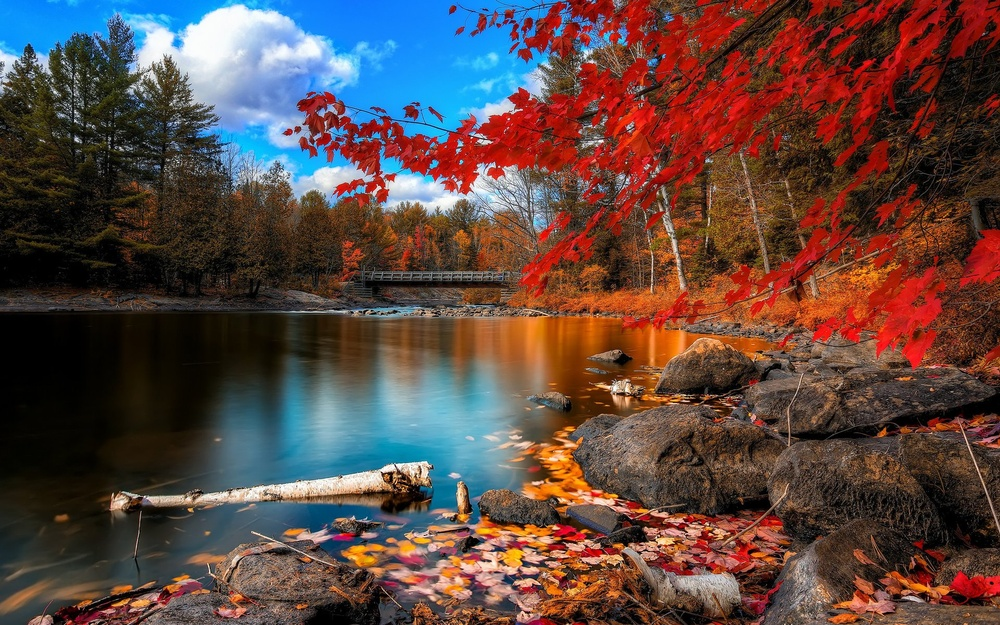
#> input picture lab6/source/pic_1.jpg, 1000 x 625 px, shrunk from 1920 x 1200 before the run
$ python lab6.py
#> lines starting #> are read from the running program, lines starting #| are printed output that depends on the picture; after the words box and inside, x2 and y2 are one past the last pixel; in counts of white or black regions, pixels touching at a corner belong together
import numpy as np
import matplotlib.pyplot as plt
from PIL import Image

def load_image(image_path):
    """Загружает изображение из файла."""
#> called with image_path = 'source/pic_1.jpg'
    return Image.open(image_path)
#> returned value is the input picture: PIL image 1000x625 RGB; mean R, G, B 92.7, 70.5, 65.9

def convert_to_grayscale(image):
    """Преобразует цветное изображение в полутоновое (оттенки серого)."""
    return image.convert('L')
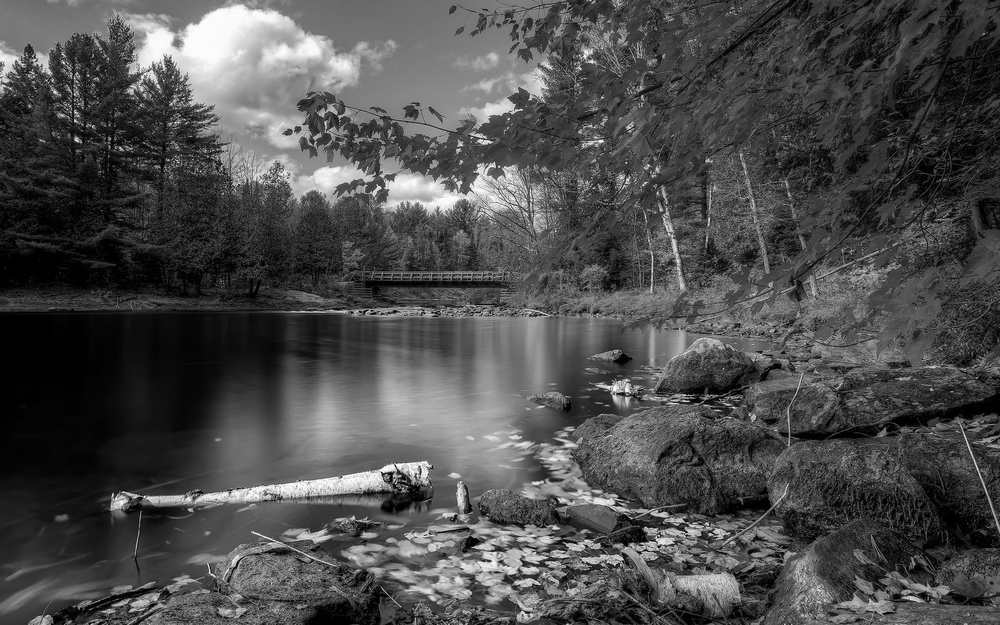
#> returned value: PIL image 1000x625 L; min 0, max 255, mean 76.6

def binarize_image(gray_image, threshold=128):
    """Бинаризует полутоновое изображение по заданному порогу."""
#> called with threshold = 128
    # Применяем пороговую фильтрацию
    binary_image = gray_image.point(lambda p: 255 if p > threshold else 0)
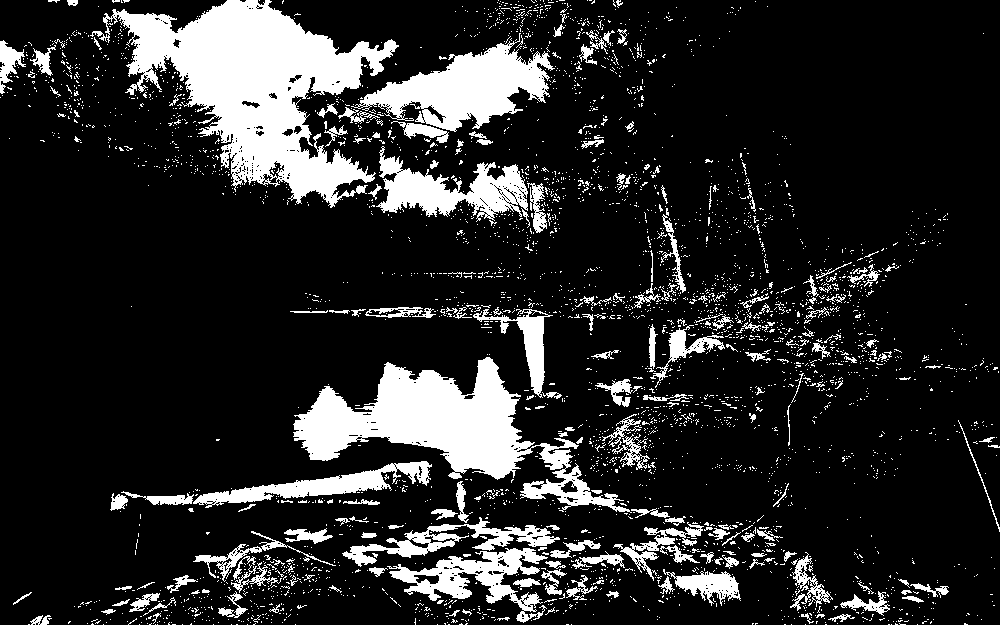
#> binary_image: PIL image 1000x625 L; 16.1% white; 3659 white regions (3449 under 20 px), largest, box (x1, y1, x2, y2) and area: (90, 0, 399, 208) 26276, (293, 357, 632, 513) 17653, (351, 33, 555, 132) 8543
    return binary_image

def display_images(original, gray, binary):
    """Отображает оригинальное, полутоновое и бинаризованное изображения."""
    plt.figure(figsize=(15, 5))

    plt.subplot(1, 3, 1)
    plt.imshow(original)
    plt.title('Оригинальное изображение')
    plt.axis('off')

    plt.subplot(1, 3, 2)
    plt.imshow(gray, cmap='gray')
    plt.title('Полутоновое изображение')
    plt.axis('off')

    plt.subplot(1, 3, 3)
    plt.imshow(binary, cmap='gray')
    plt.title('Бинаризованное изображение')
    plt.axis('off')

    plt.show()
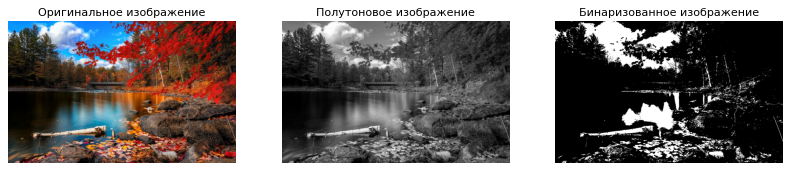
#> figure drawn by matplotlib, 3 panels

# Основная программа
image_path = 'source/pic_1.jpg'  # Укажите путь к вашему изображению

# Загрузка и обработка изображения
image = load_image(image_path)  # Загрузка изображения
gray_image = convert_to_grayscale(image)  # Преобразование в полутоновое
binary_image = binarize_image(gray_image)  # Бинаризация изображения

# Отображение результатов
display_images(image, gray_image, binary_image)

$ run again, with lab6/source/pic_3.jpg copied over lab6/source/pic_1.jpg
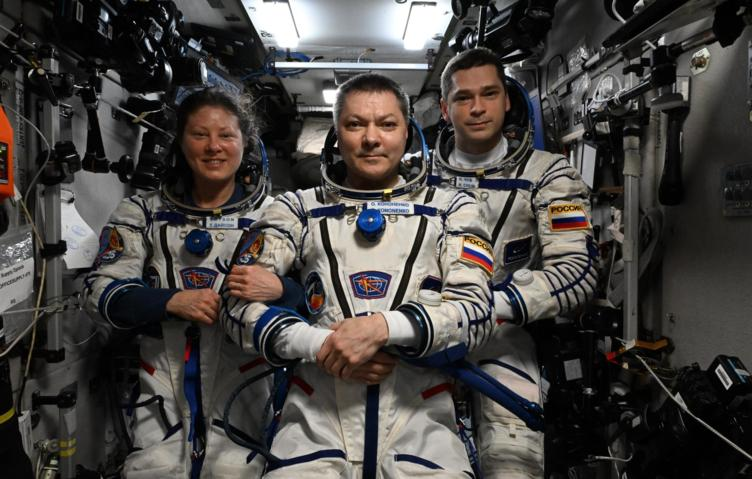
#> input picture lab6/source/pic_3.jpg, 752 x 479 px
#> in load_image, returned value is the input picture: PIL image 752x479 RGB; mean R, G, B 71.1, 67.6, 65.1
#> in binarize_image, `binary_image = gray_image.point(lambda p: 255 if p > threshold else 0)`:
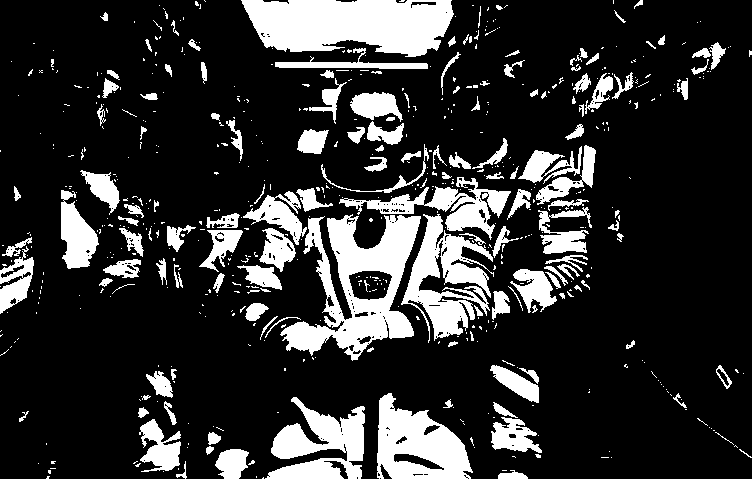
#> binary_image: PIL image 752x479 L; 19.1% white; 620 white regions (473 under 20 px), largest, box (x1, y1, x2, y2) and area: (241, 0, 454, 57) 9369, (280, 214, 421, 361) 9040, (401, 214, 494, 343) 5173
#> in display_images, `plt.show()`:
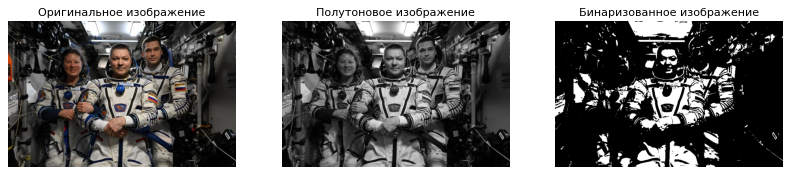
#> figure drawn by matplotlib, 3 panels
